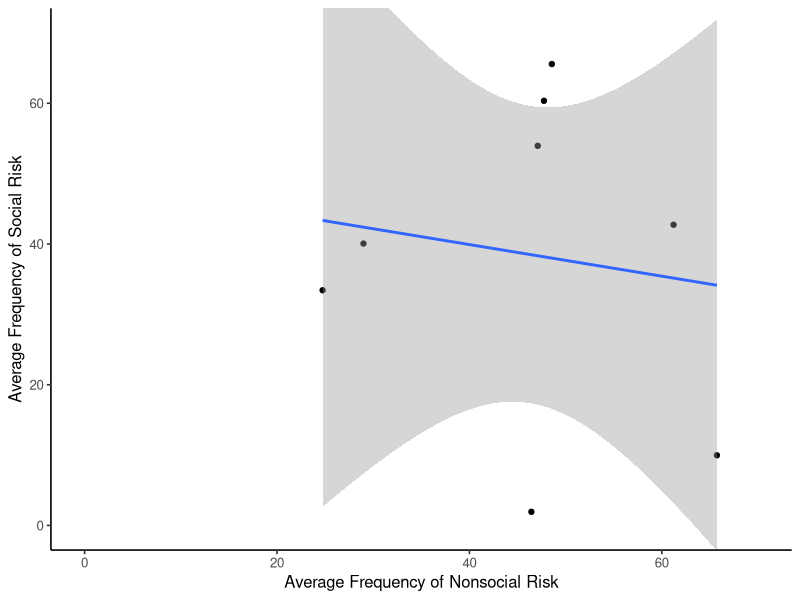
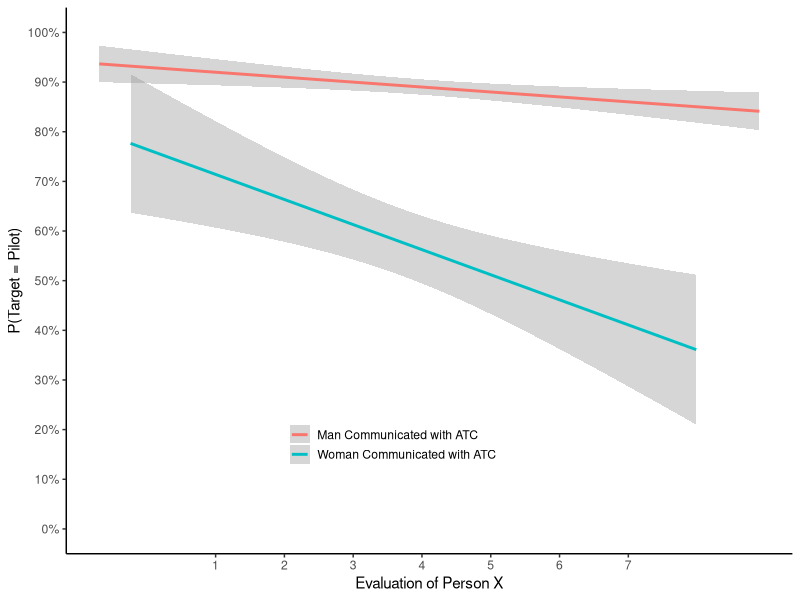
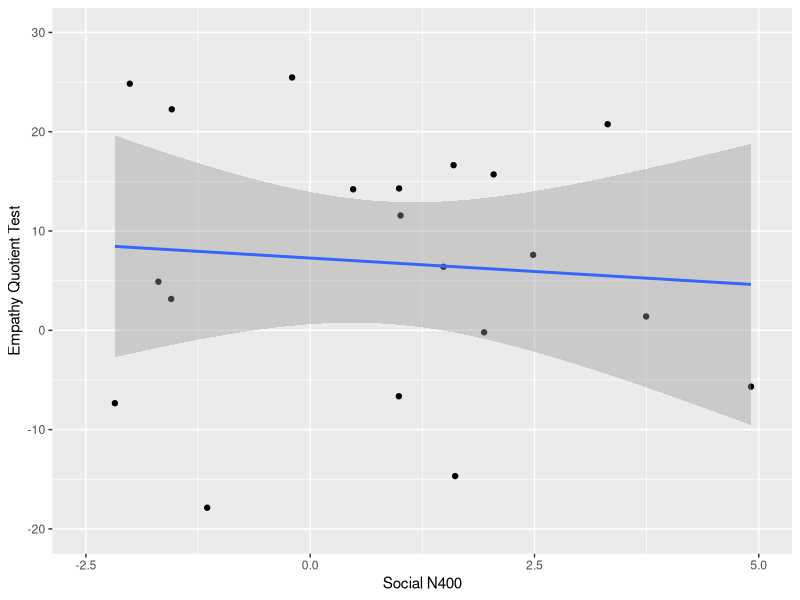
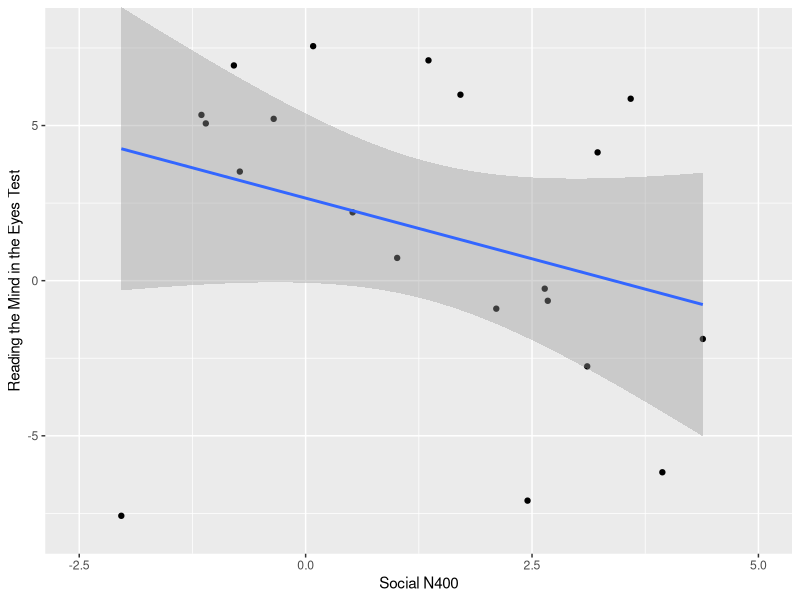
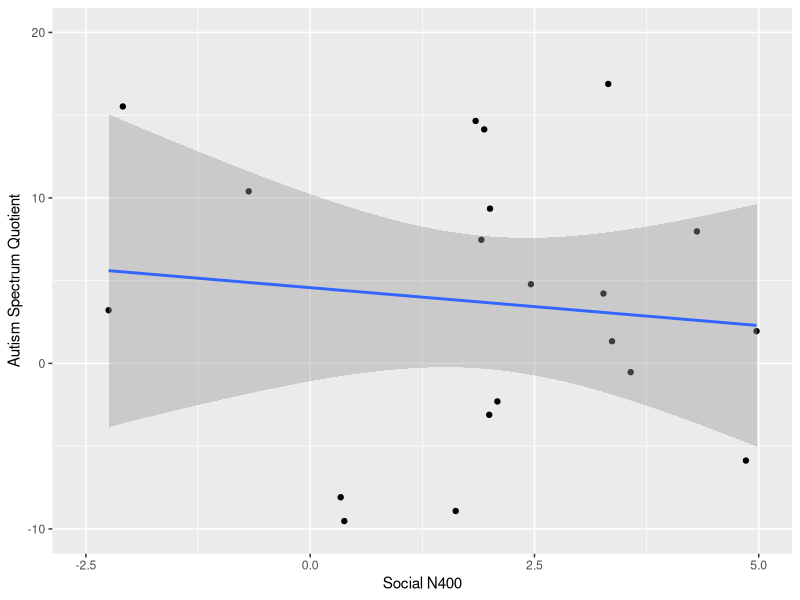
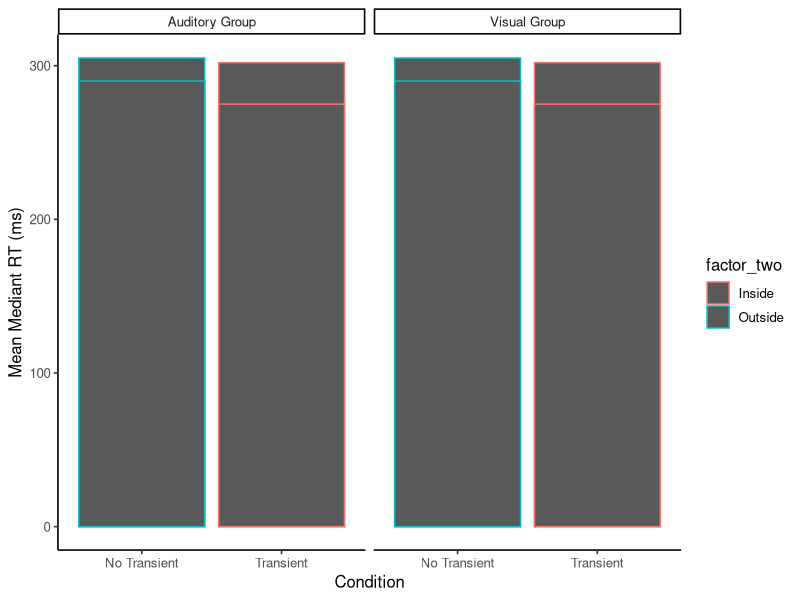

The R script that drew these images, in order:
## ---- chunk 1
knitr::opts_chunk$set(message=FALSE,warning=FALSE, cache=TRUE)
## ---- chunk 2
library(ggplot2)
## ---- chunk 3
# Create dataframe
a <- c(runif(8,0,70))
b <- c(runif(8,0,70))
plot_df <- data.frame(a,b)

# basic scatterplot
ggplot(plot_df, aes(x=a,y=b))+
  geom_point()+
  geom_smooth(method=lm)+
  coord_cartesian(xlim=c(0,70),ylim=c(0,70))+
  xlab("Average Frequency of Nonsocial Risk")+
  ylab("Average Frequency of Social Risk")+
  theme_classic(base_size=12)
  
#Questions: how do you get rid of grey area, change the formatting of the line? Asking these questions
## ---- chunk 4
library(ggplot2)
evaluation<-c((seq(1,7,.1)+runif(61,-2,2)),
              (seq(1,7,.1)+runif(61,-2,2)))
pTarget <-c((seq(.92,.85,length.out=61)+runif(61,-.1,.1)),
            (seq(.8,.4,length.out=61)+runif(61,-.5,.5)))
Gender <- rep(c("Man Communicated with ATC",
            "Woman Communicated with ATC"), each=61)
plot_df<-data.frame(evaluation,pTarget,Gender)
ggplot(plot_df, aes(x=evaluation,y=pTarget,
                    group=Gender,
                    color=Gender))+
  geom_smooth(method="lm")+
  theme_classic()+
  scale_y_continuous(breaks=seq(0,1,.1),labels = scales::percent)+
  scale_x_continuous(breaks=seq(1,7,1))+
  coord_cartesian(ylim=c(0,1))+
  xlab("Evaluation of Person X")+
  ylab("P(Target = Pilot)")+
  theme(legend.position=c(0.45,0.2),
        legend.title=element_blank(),
        legend.key.size = unit(.5, "cm"))+
  theme(legend.key = element_rect(colour = 'white', fill = 'white', size = 1, linetype='solid'))
## ---- chunk 5
a <- c(runif(20,-2.5,5))
b <- c(runif(20,-20,30))
plot_df <- data.frame(a,b)

#Empathy
ggplot(plot_df, aes(x=a,y=b))+
  geom_point()+
  geom_smooth(method=lm)+
  coord_cartesian(xlim=c(-2.5,5),ylim=c(-20,30))+
  xlab("Social N400")+
  ylab("Empathy Quotient Test")

#Reading in the Mind
c <- c(runif(20,-2.5,5))
d <- c(runif(20,-8,8))
plot_df2 <- data.frame(c,d)

ggplot(plot_df2, aes(x=c,y=d))+
  geom_point()+
  geom_smooth(method=lm)+
  coord_cartesian(xlim=c(-2.5,5),ylim=c(-8,8))+
  xlab("Social N400")+
  ylab("Reading the Mind in the Eyes Test")

#Autism Spectrum Quotient 
e <- c(runif(20,-2.5,5))
f <- c(runif(20,-10,20))
plot_df3 <- data.frame(e,f)

ggplot(plot_df3, aes(x=e,y=f))+
  geom_point()+
  geom_smooth(method=lm)+
  coord_cartesian(xlim=c(-2.5,5),ylim=c(-10,20))+
  xlab("Social N400")+
  ylab("Autism Spectrum Quotient")
## ---- chunk 6
factor_one <- rep(as.factor(c("No Transient","Transient")),2)
factor_two <- rep(as.factor(c("Outside","Inside")),2)
factor_three <- rep(as.factor(c("Visual Group","Auditory Group")),each=4)
dv_means <- c(305,302,290,275)
dv_SEs   <- c(4,3.4,4,3)
plot_df <- data.frame(factor_one,
                      factor_two,
                      factor_three,
                      dv_means,
                      dv_SEs)

# basic bar graph

ggplot(plot_df, aes(x=factor_one,y=dv_means,
                    group=factor_two,
                    color=factor_two))+
  geom_bar(stat="identity", position="dodge")+
  facet_wrap(~factor_three)+
  theme_classic(base_size=12)+
  xlab("Condition")+
  ylab("Mean Mediant RT (ms)")
